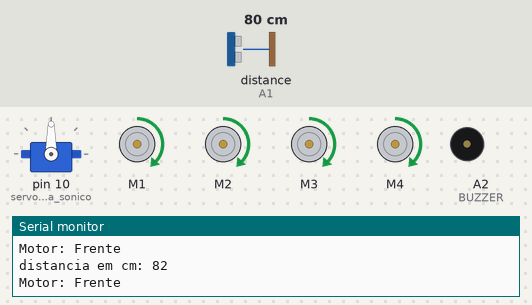
Simulated run of this sketch. Board: Arduino Uno, built with avr-gcc and run on an emulated ATmega328P. Parts: servo, 4 × DC motor (green arrow = forward, orange = backward, longer = faster), buzzer (waves = sounding, pin HIGH), the last lines printed to the serial monitor. Wiring (inferred from the names in the program): ultrasonic range finder: trigger A0; echo A1. The inputs (shaded band) are chosen by the test bench; at power-on: distance to the obstacle (sensor on A1) 80 cm. The echo pulse lasts 58.3 µs per cm; pins used as bus, display or sensor lines are not drawn.

Above: at 1.2 s.
1.3 s: distance to the obstacle (sensor on A1) set to 54 cm
2.8 s: distance to the obstacle (sensor on A1) set to 44 cm
At 4.0 s:
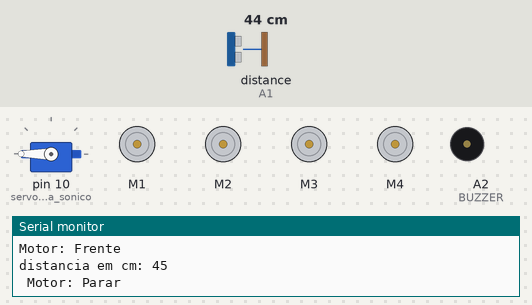
5.8 s: distance to the obstacle (sensor on A1) set to 60 cm
At 7.57 s:
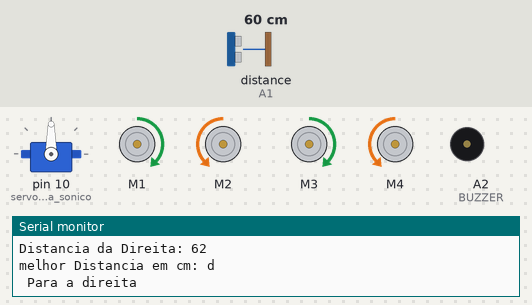
8.8 s: distance to the obstacle (sensor on A1) set to 2 cm
At 11.6 s:
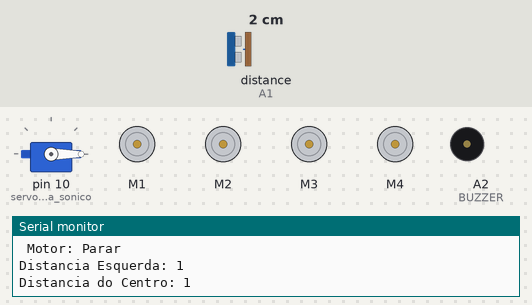
11.8 s: distance to the obstacle (sensor on A1) set to 120 cm
At 12.73 s:
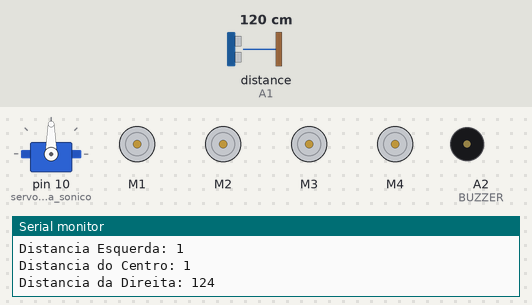
Timing chart, 0 to 15.1 s (numbered marks = the images above; inputs shaded):
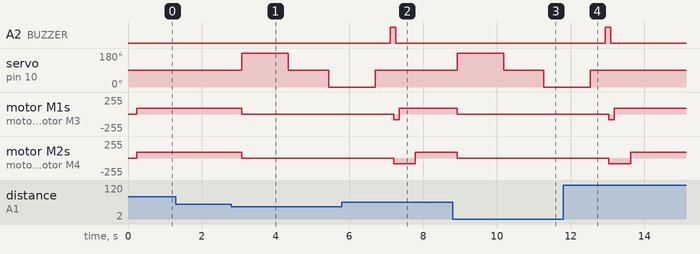

The sketch:

Servo_com_Shield_Ponte_H.ino
```cpp
#include <Servo.h>    // inclui biblioteca de manipulação de servos motores.
  #include <AFMotor.h>   // inclui biblioteca de manipulação de motores DCs.

  //Definindo os pinos
  #define trigPin A0 //Pino TRIG do sensor no pino analógico A0
  #define echoPin A1 //Pino ECHO do sensor no pino analógico A1
  #define BUZZER A2  // Define o pino do buzzer (Som) no pino ANALÓGICO A0
  AF_DCMotor motor1(1);    // Define o motor1 ligado ao M1
  AF_DCMotor motor2(2);    // Define o motor2 ligado ao M2
  AF_DCMotor motor3(3);    // Define o motor1 ligado ao M1
  AF_DCMotor motor4(4);    // Define o motor2 ligado ao M2

  int TempoGirar = 1;//esse é o tempo para o robô girar em 45º com uma bateria de 9v.
  int distanciaObstaculo = 50; //distância para o robô parar e recalcular o melhor caminho
  int velocidadeMotores = 600; // velocidade que os motores funcionarão na bateria 9v. Para a bateria 9v a velocidade 80 é ideal
  Servo servo_ultra_sonico; // nomeando o servo motor
  //variáveis  para o sensor ultrassonico
  long duracao;
  long distancia_cm=0;
  int minimumRange=5; //tempo de resposta do sensor
  int maximumRange=200;

  // executado na inicialização do Arduino
  void setup(){
    Serial.begin(9600); // inicializa a comunicação serial para mostrar dados
    servo_ultra_sonico.attach(10);  // Define o mini servo motor ligado no pino digital 10.
    pinMode(trigPin, OUTPUT); //define o pino TRIG como saída
    pinMode(echoPin, INPUT);  //define o pino ECHO como entrada
    pinMode(BUZZER,OUTPUT);   // Define o pino do buzzer como saída
    motor1.setSpeed(velocidadeMotores);     // Define a velocidade para os motores. A velocidade máxima é 255.
    motor2.setSpeed(velocidadeMotores);     //Usamos uma bateria de 9v 450mAh, com ela a velocidade ficou boa. Mas dependendo da bateria utilizada a velocidade deverá ser utilizada. Não use pilhas, pois são fracas
    motor3.setSpeed(velocidadeMotores);     // Define a velocidade para os motores. A velocidade máxima é 255.
    motor4.setSpeed(velocidadeMotores);

    servo_ultra_sonico.write(90);   // O servo do sensor se inicia a 90 graus (meio)
    rotacao_Parado;  //inica com os motores parados
  }

  // Função principal do Arduino
  void loop(){
    pensar(); //inicia a função pensar
    //Seu Robô http://SeuRobo.com.br/
  }

  // Função para chamar outras funções e definir o que o robô fará
  void pensar(){
   reposicionaServoSonar(); //Coloca o servo para olhar a frente
   int distancia = lerSonar(); // Ler o sensor de distância
   Serial.print("distancia em cm: ");
   Serial.println(distancia);   // Exibe no serial monitor
   if (distancia > distanciaObstaculo) {  // Se a distância for maior que 20 cm
     rotacao_Frente(); //robô anda para frente
   }else{
     rotacao_Parado();  //para o robô
     posicionaCarroMelhorCaminho(); //calcula o melhor caminho
     pensar();
   }
  }

  // Função para ler e calcular a distância do sensor ultrassônico
  int lerSonar(){
   digitalWrite(trigPin, LOW); //não envia som
   delayMicroseconds(2);
   digitalWrite(trigPin,HIGH); //envia som
   delayMicroseconds(10);
   digitalWrite(trigPin,LOW); //não envia o som e espera o retorno do som enviado
   duracao = pulseIn(echoPin,HIGH); //Captura a duração em tempo do retorno do som.
   distancia_cm = duracao/56; //Calcula a distância
   delay(30);
   return distancia_cm;             // Retorna a distância
  }

  // Função para calcular a distância do centro
  int calcularDistanciaCentro(){
   servo_ultra_sonico.write(90);
   delay(20);
   int leituraDoSonar = lerSonar();  // Ler sensor de distância
   delay(500);
   leituraDoSonar = lerSonar();
   delay(500);
   Serial.print("Distancia do Centro: "); // Exibe no serial
   Serial.println(leituraDoSonar);
   return leituraDoSonar;       // Retorna a distância
  }

  // Função para calcular a distância da direita
  int calcularDistanciaDireita(){
   servo_ultra_sonico.write(0);
   delay(200);
   int leituraDoSonar = lerSonar();
   delay(500);
   leituraDoSonar = lerSonar();
   delay(500);
   Serial.print("Distancia da Direita: ");
   Serial.println(leituraDoSonar);
   return leituraDoSonar;
  }

  // Função para calcular a distância da esquerda
  int calcularDistanciaEsquerda(){
   servo_ultra_sonico.write(180);
   delay(200);
   int leituraDoSonar = lerSonar();
   delay(500);
   leituraDoSonar = lerSonar();
   delay(500);
   Serial.print("Distancia Esquerda: ");
   Serial.println(leituraDoSonar);
   return leituraDoSonar;
  }

  // Função para captar as distâncias lidas e calcular a melhor distância. Acesse: Seu Robô https://SeuRobo.com.br/
  char calculaMelhorDistancia(){
   int esquerda = calcularDistanciaEsquerda();
   int centro = calcularDistanciaCentro();
   int direita = calcularDistanciaDireita();
   reposicionaServoSonar();
   int maiorDistancia = 0;
   char melhorDistancia = '0';

   if (centro > direita && centro > esquerda){
     melhorDistancia = 'c';
     maiorDistancia = centro;
   }else
   if (direita > centro && direita > esquerda){
     melhorDistancia = 'd';
     maiorDistancia = direita;
   }else
   if (esquerda > centro && esquerda > direita){
     melhorDistancia = 'e';
     maiorDistancia = esquerda;
   }
   if (maiorDistancia <= distanciaObstaculo) { //distância limite para parar o robô
     rotacao_Re();
     posicionaCarroMelhorCaminho();
   }
   reposicionaServoSonar();
   return melhorDistancia;
  }

  // Função para colocar o carrinho na melhor distância, isto é, girá-lo para a melhor distância
  void posicionaCarroMelhorCaminho(){
   char melhorDist = calculaMelhorDistancia();
   Serial.print("melhor Distancia em cm: ");
   Serial.println(melhorDist);
   if (melhorDist == 'c'){
     pensar();
   }else if (melhorDist == 'd'){
     rotacao_Direita();
   }else if (melhorDist == 'e'){
     rotacao_Esquerda();
   }else{
     rotacao_Re();
   }
   reposicionaServoSonar();
  }

  // Função para deixar o sensor "olho" do robô no centro
  void reposicionaServoSonar(){
   servo_ultra_sonico.write(90);
   delay(200);
  }

  // Função para fazer o carro parar
  void rotacao_Parado()
  {
   Serial.println(" Motor: Parar ");
   motor1.run(RELEASE); // Motor para
   motor2.run(RELEASE);
   motor3.run(RELEASE); // Motor para
   motor4.run(RELEASE);
  }

  // Função para fazer o robô andar para frente
  void rotacao_Frente()
  {
   Serial.println("Motor: Frente ");
   motor1.run(FORWARD); // Roda vai para frente
   motor2.run(FORWARD);
   motor3.run(FORWARD); // Roda vai para frente
   motor4.run(FORWARD);
   delay(50);
  }

  // Função que faz o robô andar para trás e emite som quando ele dá ré
  void rotacao_Re()
  {
   Serial.println("Motor: ré ");
   for (int i=0; i <= 3; i++){
      digitalWrite(BUZZER, HIGH); // Liga o som
      delay(100);
      motor1.run(BACKWARD);    // Roda vai para trás
      motor2.run(BACKWARD);
      motor3.run(BACKWARD);    // Roda vai para trás
      motor4.run(BACKWARD); // Roda vai para trás
      delay(100);
      digitalWrite(BUZZER, LOW); // Desliga o som
      delay(100);
   }
   rotacao_Parado();
  }

  // Função que faz o robô virar à direita, https://SeuRobo.com.br/
  void rotacao_Direita()
  {
   digitalWrite(BUZZER, HIGH); // Liga o som
   delay(100);
   motor1.run(BACKWARD);    //o robô dá uma ré para não colidir ao girar
   motor2.run(BACKWARD);
   motor3.run(BACKWARD);    //o robô dá uma ré para não colidir ao girar
   motor4.run(BACKWARD);
   delay(50);
   digitalWrite(BUZZER, LOW); // Desliga o som
   delay(100);
   Serial.println(" Para a direita ");
   motor1.run(FORWARD); // Roda vai para frente
   motor2.run(BACKWARD);
   motor3.run(FORWARD); // Roda vai para frente
   motor4.run(BACKWARD);// Roda vai para trás
   delay(TempoGirar);
  }

  // Função que faz o robô virar à esquerda
  void rotacao_Esquerda()
  {
   digitalWrite(BUZZER, HIGH); // Liga o som
   delay(100);
   motor1.run(BACKWARD);    // // O robô dá uma ré para não colidir ao girar
   motor2.run(BACKWARD);
   motor3.run(BACKWARD);    // // O robô dá uma ré para não colidir ao girar
   motor4.run(BACKWARD);
   delay(50);
   digitalWrite(BUZZER, LOW); // Desliga o som
   delay(100);
   Serial.println(" Para a esquerda ");
   motor1.run(BACKWARD); // Roda vai para trás
   motor2.run(FORWARD);
   motor3.run(BACKWARD); // Roda vai para trás
   motor4.run(FORWARD);// Roda vai para frente
   delay(TempoGirar);
  }
```

Measured:
- the behaviour switches between 50 and 49 cm on distance to the obstacle (sensor on A1) (found by bisection; images 0 and 1)
- after the input at 2.8 s, servo on pin 10 (servo_ultra_sonico): 90° → 180° after 0.28 s, → 90° 1.3 s later, → 0° 1.1 s later; motor M1–4: forward 88/255 → stopped after 0.28 s
- after the input at 5.8 s, servo on pin 10 (servo_ultra_sonico): goes on until 6.7 s, then stays 90°
- after the input at 8.8 s, servo on pin 10 (servo_ultra_sonico): 90° → 180° after 0.13 s, → 90° 1.3 s later, → 0° 1.1 s later; motor M1–4: forward 88/255 → stopped after 0.13 s
- after the input at 11.8 s, servo on pin 10 (servo_ultra_sonico): goes on until 12.5 s, then stays 90°
